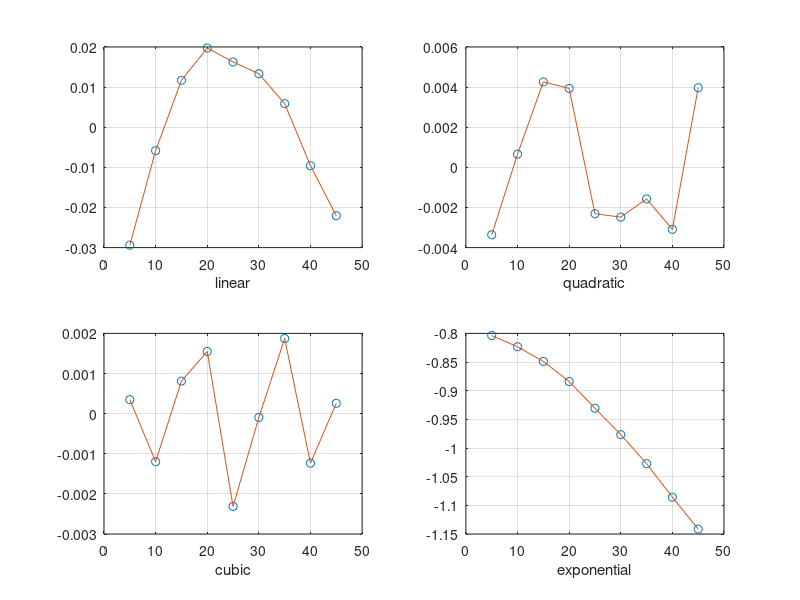
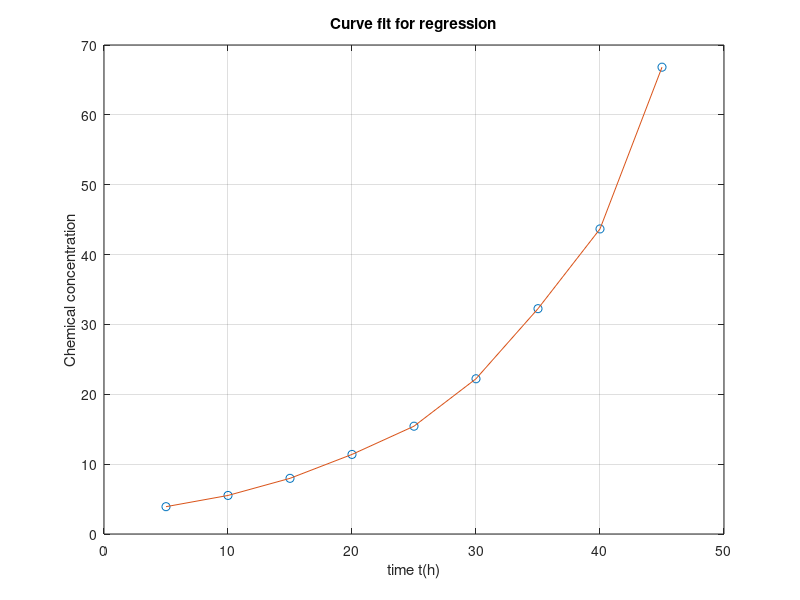

Write the MATLAB code that produced these figures, in order.
clc
clear
t = [5,10,15,20,25,30,35,40,45];
c = [0.3575,0.3010,0.2505,0.2095,0.1800,0.1500,0.1245,0.1070,0.0865];

p1 = polyfit(t,c,1);
p2 = polyfit(t,c,2);
p3 = polyfit(t,c,3);
p4 = polyfit(t,log10(c),1);
%%%%%
res1 = polyval(p1,t)-c;
res2 = polyval(p2,t)-c;
res3 = polyval(p3,t)-c;
res4 = polyval(p4,t)-c;

subplot(2,2,1),plot(t,res1,'o',t,res1),grid,xlabel('linear')
subplot(2,2,2),plot(t,res2,'o',t,res2),grid,xlabel('quadratic')
subplot(2,2,3),plot(t,res3,'o',t,res3),grid,xlabel('cubic')
subplot(2,2,4),plot(t,res4,'o',t,res4),grid,xlabel('exponential')

%%  from Residuals plot,it is clear that given data fits for....
%%%% ... for cubical fit
c_3 = 1./(2*c.^2); %for third order regression
%  Xform the line ==> 1/2ct^2 = y, t=x, k=m, 1/2co2=b.....
c_values = polyfit(t,c_3,3)
k = c_values(1)+c_values(2)+c_values(3)
c_0 = 1/(2*(c_values(4))^2)

t_fit = linspace(5,0.001,50);
c_fit = sqrt(1./((1/(c_0)^2)+2*k.*t_fit));

hold on
figure,plot(t,c_3,'o',t,c_3),grid
xlabel('time t(h)'), ylabel('Chemical concentration')
title('Curve fit for regression')











